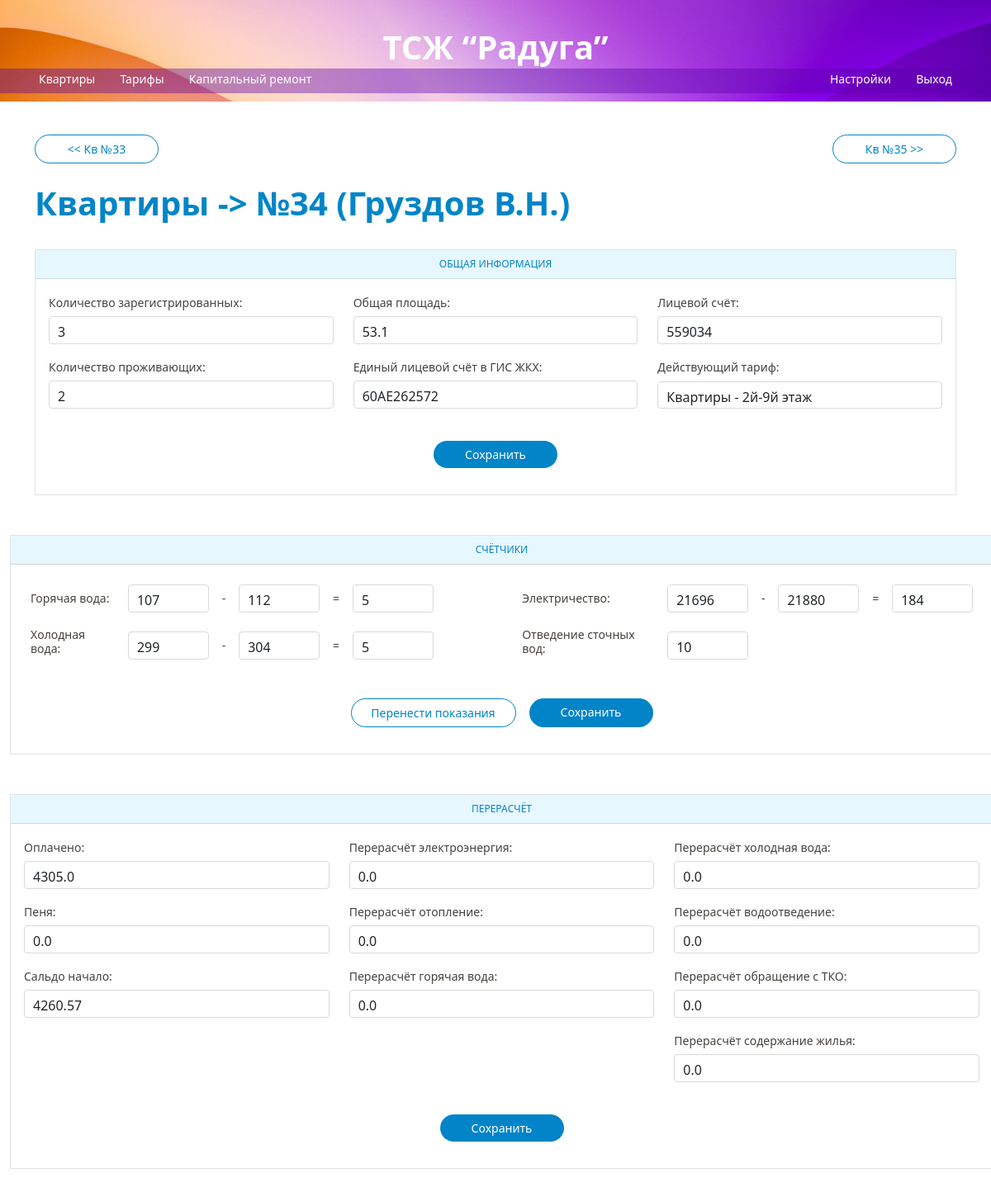
Page /update/34 (signed in) on the committed database.
### main/models.py (models this page shows)
class ApartmentDetail(models.Model):
    registredQt = models.IntegerField()
    livedQt = models.IntegerField()
    totalArea = models.FloatField()
    personalAccount = models.IntegerField()
    serialNumber = models.ForeignKey(to=Apartment, on_delete=models.CASCADE)
    tariff = models.ForeignKey(to=Tariff, on_delete=models.DO_NOTHING, null=True, blank=True)
    account_number = models.CharField(max_length=200)

class ApartmentCounter(models.Model):
    hot_water_previous = models.IntegerField(default=0)
    hot_water_current = models.IntegerField(default=0)
    hot_water_value = models.IntegerField(default=0)
    cold_water_previous = models.IntegerField(default=0)
    cold_water_current = models.IntegerField(default=0)
    cold_water_value = models.IntegerField(default=0)
    electricity_previous = models.IntegerField(default=0)
    electricity_current = models.IntegerField(default=0)
    electricity_value = models.IntegerField(default=0)
    wastewater_value = models.IntegerField(default=0)
    serialNumber = models.ForeignKey(to=Apartment, on_delete=models.CASCADE)

class ApartmentCharge(models.Model):
    money_deposited = models.FloatField()
    fine = models.FloatField()
    recalculation_electricity = models.FloatField(null=True, blank=True)
    recalculation_heating_rub = models.FloatField(null=True, blank=True)
    recalculation_hot_water = models.FloatField(null=True, blank=True)
    recalculation_cold_water = models.FloatField(null=True, blank=True)
    recalculation_sewage = models.FloatField(null=True, blank=True)
    recalculation_solid_waste = models.FloatField(null=True, blank=True)
    recalculation_maintenance = models.FloatField(null=True, blank=True)
    balance_start = models.FloatField(null=True, blank=True)
    serialNumber = models.ForeignKey(to=Apartment, on_delete=models.CASCADE)

### main/views.py (the view, shortened to what this page needs)
# urls.py: path('update/<int:id>', views.update),
@login_required
def update(request, id):
    form = ApartmentDetailForm(instance=ApartmentDetail.objects.get(serialNumber=id))
    counterform = ApartmentCounterForm(instance=ApartmentCounter.objects.get(serialNumber=id))
    chargeform = ApartmentChargeForm(instance=ApartmentCharge.objects.get(serialNumber=id))
    prev_url = f"/update/{int(id) - 1}"
    next_url = f"/update/{int(id) + 1}"
    shortOwnerName = Apartment.objects.get(serialNumber=id).owner.split()
    shortOwnerName = f"{shortOwnerName[0]} {shortOwnerName[1][0]}.{shortOwnerName[2][0]}."
    context = {
        'form': form,
        'counterform': counterform,
        'chargeform': chargeform,
        'prev_url': prev_url,
        'next_url': next_url,
        'page_num': id,
        'shortOwnerName': shortOwnerName,
        'settings_form': SettingsForm(instance=Settings.objects.get(id=1)),
        'login_form': UserLoginForm(data=request.POST)
    }
    return render(request, 'main/edit.html', context)

### main/forms.py (called while the page is built)
    def label_from_instance(self, obj):
        return obj.name

### main/models.py (called while the page is built)
    def __str__(self):
        return str(self.serialNumber)

### main/templates/main/edit.html (shortened to what this page needs)
{% extends 'main/base.html' %}
{% load static %}
{% block content %}
  <br>
  <div class="container">
    <div class="row">
      <div class="col-sm-6">
        {% if page_num > 1 %}
          <a onclick="window.location.href = '{{ prev_url }}';" class="btn-next-previous" data-bs-dismiss="modal"><< Кв №{{ page_num|add:-1 }}</a>
     {% endif %}
      </div>
      <div class="col-sm-6 text-end">
        {% if page_num < 106 %}
          {% if page_num > 1 %}
            <a onclick="window.location.href = '{{ next_url }}';" class="btn-next-previous" data-bs-dismiss="modal">Кв №{{ page_num|add:1 }} >></a>
          {% else %}
            <a onclick="window.location.href = '{{ next_url }}';" class="btn-next-previous" data-bs-dismiss="modal">Кв №{{ page_num|add:1 }} >></a>
          {% endif %}
        {% endif %}
      </div>
    </div>
    <br>
    <div class="row">
      <div class="col text-start">
        <h1 class="special2">
          <a href="{% url 'index' %}" style="color: #0085C8; text-decoration: none">Квартиры</a>
          <span class="page-number"> -> №{{ page_num }} ({{ shortOwnerName }})</span>
        </h1>
      </div>
    </div>
  </div>
  <br>
  {% include 'main/edit_detail.html' %}
  <br>
  <br>
  {% include 'main/edit_counter.html' %}
  <br>
  <br>
  {% include 'main/edit_charge.html' %}
  <br>
  <br>
  <br>
  <br>
{% endblock %}

### main/templates/main/edit_detail.html (shortened to what this page needs)
<div class="container">
  <form method="post">
    <div class="card border rounded-0">
      <div class="card-header header_text">
        ОБЩАЯ ИНФОРМАЦИЯ
      </div>
      <div class="card-body">
        <div class="row">
          <div class="col">
            <label for="{{ form.registredQt.id_for_label }}" class="form-label">{{ form.registredQt.label }}</label>
            {{ form.registredQt }}
            <label for="{{ form.livedQt.id_for_label }}" class="form-label">{{ form.livedQt.label }}</label>
            {{ form.livedQt }}
          </div>
          <div class="col">
            <label for="{{ form.registredQt.totalArea }}" class="form-label">{{ form.totalArea.label }}</label>
            {{ form.totalArea }}
            <label for="{{ form.account_number.id_for_label }}" class="form-label">{{ form.account_number.label }}</label>
            {{ form.account_number }}
          </div>
          <div class="col">
            <label for="{{ form.personalAccount.totalArea }}" class="form-label">{{ form.personalAccount.label }}</label>
            {{ form.personalAccount }}
            <label for="{{ form.tariff.id_for_label }}" class="form-label">{{ form.tariff.label }}</label>
            {{ form.tariff }}
          </div>
        </div>
        <br>
        <div class="row mb-3">
          <div class="col text-center">
            <div class="d-grid gap-3 d-md-flex justify-content-md-center">
              <a class="btn-segoe-primary" id="saveBlockOneButton">Сохранить</a>
            </div>
          </div>
        </div>
      </div>
    </div>
  </form>
</div>

### main/templates/main/edit_counter.html (shortened to what this page needs)
<div class="container" style="min-width: 1215px">
  <form method="post">
    <div class="card border rounded-0">
      <div class="card-header header_text">
        СЧЁТЧИКИ
      </div>
      <div class="card-body">
<div class="row mb-3">
  <div class="col">
    <div class="table-responsive">
    <table class="table table-border-bottom">
      <tbody>
        <tr>
          <td>
            <label class="form-label" style="margin-bottom: 20px; width: 100px;">Горячая вода:</label>
          </td>
          <td>
             {{ counterform.hot_water_previous }}
           </td>
          <td>
            <label class="form-label" style="margin-bottom: 20px;">-</label>
          </td>
          <td>
            {{ counterform.hot_water_current }}
          </td>
          <td>
            <label class="form-label" style="margin-bottom: 20px">=</label>
          </td>
          <td>
            {{ counterform.hot_water_value }}
          </td>
          <td>
          </td>
          <td>
            <label class="form-label-table-counters" style="margin-bottom: 20px">Электричество:</label>
          </td>
          <td>
            {{ counterform.electricity_previous }}
          </td>
          <td>
            <label class="form-label" style="margin-bottom: 20px">-</label>
          </td>
          <td>
            {{ counterform.electricity_current }}
          </td>
          <td>
            <label class="form-label" style="margin-bottom: 20px">=</label>
          </td>
          <td>
            {{ counterform.electricity_value }}
          </td>
        </tr>
        <tr>
          <td>
            <label class="form-label" style="margin-bottom: 20px">Холодная вода:</label>
          </td>
          <td>
             {{ counterform.cold_water_previous }}
          </td>
          <td>
            <label class="form-label" style="margin-bottom: 20px">-</label>
          </td>
          <td>
            {{ counterform.cold_water_current }}
          </td>
          <td>
            <label class="form-label" style="margin-bottom: 20px">=</label>
          </td>
          <td>
            {{ counterform.cold_water_value }}
          </td>
          <td>
          </td>
          <td>
            <label class="form-label-table-counters" style="margin-bottom: 20px">Отведение сточных вод:</label>
          </td>
          <td>
            {{ counterform.wastewater_value }}
          </td>
        </tr>
      </tbody>
    </table>
    </div>
  </div>
</div>
        <div class="row mb-3">
            <div class="col text-center">
              <div class="d-grid gap-3 d-md-flex justify-content-md-center">
                <a class="btn-segoe" id="transmitButton" style="width: 200px">Перенести показания</a>
                <a class="btn-segoe-primary" id="saveBlockTwoButton">Сохранить</a>
              </div>
            </div>
          </div>
      </div>
    </div>
  </form>
</div>

### main/templates/main/edit_charge.html (shortened to what this page needs)
<div class="container" style="min-width: 1215px">
  <form method="post">
    <div class="card border rounded-0">
      <div class="card-header header_text">
        ПЕРЕРАСЧЁТ
      </div>
      <div class="card-body">
        <div class="row">
          <div class="col">
            <label class="form-label">{{ chargeform.money_deposited.label }}</label>
            {{ chargeform.money_deposited }}
            <label class="form-label">{{ chargeform.fine.label }}</label>
            {{ chargeform.fine }}
            <label class="form-label">{{ chargeform.balance_start.label }}</label>
            {{ chargeform.balance_start }}
          </div>
          <div class="col">
            <label class="form-label">{{ chargeform.recalculation_electricity.label }}</label>
            {{ chargeform.recalculation_electricity }}
            <label class="form-label">{{ chargeform.recalculation_heating_rub.label }}</label>
            {{ chargeform.recalculation_heating_rub }}
            <label class="form-label">{{ chargeform.recalculation_hot_water.label }}</label>
            {{ chargeform.recalculation_hot_water }}
          </div>
          <div class="col">
            <label class="form-label">{{ chargeform.recalculation_cold_water.label }}</label>
            {{ chargeform.recalculation_cold_water }}
            <label class="form-label">{{ chargeform.recalculation_sewage.label }}</label>
            {{ chargeform.recalculation_sewage }}
            <label class="form-label">{{ chargeform.recalculation_solid_waste.label }}</label>
            {{ chargeform.recalculation_solid_waste }}
            <label class="form-label">{{ chargeform.recalculation_maintenance.label }}</label>
            {{ chargeform.recalculation_maintenance }}
          </div>
        </div>
        <br>
        <div class="row mb-3">
          <div class="col text-center">
            <div class="d-grid gap-3 d-md-flex justify-content-md-center">
              <a class="btn-segoe-primary" id="saveBlockThreeButton">Сохранить</a>
            </div>
          </div>
        </div>
      </div>
    </div>
  </form>
</div>

### static/css/apartmentEdit.css (style rules this page uses)
.header_text { background-color: #E7F7FF; text-align: center; color: #0085C8; font-family: 'Segoe UI', sans-serif; font-style: normal; font-weight: 400; font-size: 12px; }
label.form-label-table-counters { font-family: 'Segoe UI', serif; font-style: normal; font-weight: 400; font-size: 14px; line-height: 17px; color: #46423E; width: 160px; }
.table td { vertical-align: middle; padding-bottom:0px; }

### static/css/apartment_base.css (style rules this page uses)
h1.special2 { font-family: 'Segoe UI', serif; font-style: normal; font-weight: 700; font-size: 40px; line-height: 48px; color: #0085C8; }
.btn-next-previous { background-color: #FFFFFF; border: 1px solid #0184C8; border-radius: 22.5px; font-family: 'Segoe UI', serif; font-style: normal; font-weight: 400; font-size: 14px; line-height: 17px; color: #0184C8; padding: 8px 12px; text-align: center; display: inline-block; width: 150px; transition: background-color 0.3s, color 0.3s; outline: none; text-decoration: none; }
label { font-family: 'Segoe UI', serif; font-style: normal; font-weight: 400; font-size: 14px; line-height: 12px; color: #46423E; margin-top: -5px; color: #0776B0; }
select { font-family: 'Segoe UI'; font-style: normal; font-weight: 400; font-size: 13px; line-height: 14px; color: #46423E; box-sizing: border-box; width: 227px; height: 20px; border: 1px solid #ECECEC; margin-top: -10px; }

### static/css/popup.css (style rules this page uses)
label.form-label { font-family: 'Segoe UI'; font-style: normal; font-weight: 400; font-size: 14px; line-height: 17px; color: #46423E; }
.btn-segoe { background-color: #FFFFFF; border: 1px solid #0184C8; border-radius: 22.5px; font-family: 'Segoe UI'; font-style: normal; font-weight: 400; font-size: 14px; line-height: 17px; color: #0184C8; padding: 8px 12px; text-align: center; display: inline-block; width: 150px; transition: background-color 0.3s, color 0.3s; outline: none; text-decoration: none; }
.btn-segoe-primary { background-color: #0184C8; border-radius: 22.5px; font-family: 'Segoe UI'; font-style: normal; font-weight: 400; font-size: 14px; line-height: 17px; color: #FFFFFF; padding: 8px 12px; text-align: center; display: inline-block; width: 150px; transition: background-color 0.3s, color 0.3s; outline: none; text-decoration: none; }

### static/css/apartment.css (style rules this page uses)
.table-border-bottom, .table-border-bottom td, .table-border-bottom th { border: none; }
table { border-collapse: collapse; }
td, th { border: 1px solid #ECECEC; }
td:nth-child(2) { text-align: left; font-size: 16px; }

### rows in the picture
ApartmentDetail: registredQt "3", livedQt "2", totalArea "53.1", account_number "60АЕ262572", personalAccount "559034", tariff "Квартиры - 2й-9й этаж"
ApartmentCounter: hot_water_previous "107", hot_water_current "112", hot_water_value "5", electricity_previous "21696", electricity_current "21880", electricity_value "184", cold_water_previous "299", cold_water_current "304", cold_water_value "5", wastewater_value "10"
ApartmentCharge: money_deposited "4305.0", fine "0.0", balance_start "4260.57", recalculation_electricity "0.0", recalculation_heating_rub "0.0", recalculation_hot_water "0.0", recalculation_cold_water "0.0", recalculation_sewage "0.0", recalculation_solid_waste "0.0", recalculation_maintenance "0.0"

### other values in the picture
{{ page_num|add:-1 }} "33"
{{ page_num|add:1 }} "35"
{{ page_num }} "34"
{{ shortOwnerName }} "Груздов В.Н."
{{ chargeform.money_deposited.label }} "Оплачено:"
{{ chargeform.fine.label }} "Пеня:"
{{ chargeform.balance_start.label }} "Сальдо начало:"
{{ chargeform.recalculation_electricity.label }} "Перерасчёт электроэнергия:"
{{ chargeform.recalculation_heating_rub.label }} "Перерасчёт отопление:"
{{ chargeform.recalculation_hot_water.label }} "Перерасчёт горячая вода:"
{{ chargeform.recalculation_cold_water.label }} "Перерасчёт холодная вода:"
{{ chargeform.recalculation_sewage.label }} "Перерасчёт водоотведение:"
{{ chargeform.recalculation_solid_waste.label }} "Перерасчёт обращение с ТКО:"
{{ chargeform.recalculation_maintenance.label }} "Перерасчёт содержание жилья:"
